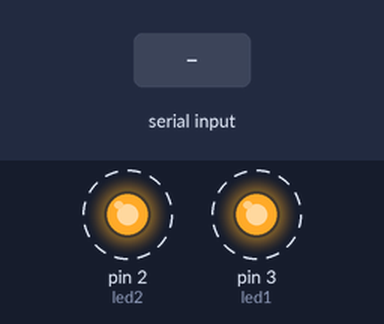
The sketch below on a simulated Arduino Uno, built with avr-gcc and run on an emulated ATmega328P. Parts: output pins drawn as LEDs (lit = HIGH). Dashed ring = blinking. The inputs (shaded band) are chosen by the test bench. What the sketch prints to the serial monitor is not drawn.

Above: at 1.2 s.
1.3 s: "90,45\n" received over Serial
4.3 s: "30,150\n" received over Serial
7.3 s: "5\n" received over Serial
10.3 s: "90\n" received over Serial
Timing chart, 0 to 14.3 s (numbered marks = the images above; inputs shaded):
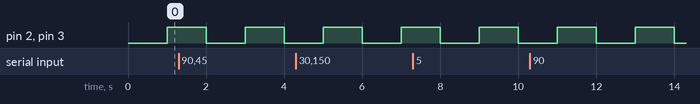

Measured:
- by itself, pin 2 (led2), pin 3 (led1): alternates HIGH for 1.0 s and LOW for 1.0 s

The sketch:

CE_Task_Manager.ino
```cpp
/* The intent of this program is to explore how to do asynchronous
non-blocking programming by implementing a polled and round-robin
cyclic executive task manager based upon a function pointer array.
To this end, this program queries the user across the serial port
what LED and what interval should that LED blink with. There are 2
LEDs, and each LED can blink at different rates. The user can change
the blink rates of one LED independent of the other.
Who: Amrita Shrestha
When: November 11, 2025
*/

// Defines which LED corresponds to a certain pin
const int led1 = 3;
const int led2 = 2;

// Sets the initial blinking interval for each LED when connected to power
// in milliseconds
unsigned long interval1 = 1000;
unsigned long interval2 = 1000;

// Stores the previous blinking time/last updated time of each LED
unsigned long prevTime1 = 0;
unsigned long prevTime2 = 0;

// Sets boolean flags for each LED state
bool ledState1 = LOW;
bool ledState2 = LOW;

// Stores user input from Serial Monitor
String userInput = "";
bool waitingForLED = true;
int currLED = 0;

// Function declarations for each task, such as handling the LEDs and serial monitor user input
void taskHandleBlinkLED1();
void taskHandleBlinkLED2();
void taskHandleSerialMonitor();

// Defines the function pointer array to manage round-robin cyclic executive tasks
typedef void (*TaskFunc)();
TaskFunc taskList[] = {taskHandleBlinkLED1, taskHandleBlinkLED2, taskHandleSerialMonitor};
const int NUM_TASKS = sizeof(taskList) / sizeof(TaskFunc);

void setup() {
  // Sets the corresponding LED as output
  pinMode(led1, OUTPUT);
  pinMode(led2, OUTPUT);
  Serial.begin(9600);

  // Prompts user to enter which LED to adjust its blinking interval
  Serial.println("Which LED? (1 or 2)");
}

// Defines the cyclic executive loop
void loop() {
  // Executes all tasks in round-robin order by calling each task
  for (int i = 0; i < NUM_TASKS; i++) {
    taskList[i]();
  }
}

// Task that handles the blinking interval for LED1
void taskHandleBlinkLED1() {
  // Returns the number of milliseconds since the board began running
  unsigned long currTime = millis();

  if (currTime - prevTime1 >= interval1) {
    prevTime1 = currTime;
    ledState1 = !ledState1;
    digitalWrite(led1, ledState1);
  }
}

// Task that handles the blinking interval for LED2
void taskHandleBlinkLED2() {
  // Returns the number of milliseconds since the board began running
  unsigned long currTime = millis();

  if (currTime - prevTime2 >= interval2) {
    prevTime2 = currTime;
    ledState2 = !ledState2;
    digitalWrite(led2, ledState2);
  }
}

// Task that handles the user inputs from the Serial Monitor
void taskHandleSerialMonitor() {
  // Processes user input if there is a serial monitor input available
  if (Serial.available()) {
    char inChar = (char)Serial.read();
    if (inChar == '\n') {
      userInput.trim();

      // Expects the user to enter an LED selection (either 1 or 2)
      if (waitingForLED) {
        currLED = userInput.toInt();
        // If the appropriate LED selection is entered, then prompt which blinking interval to set
        if (currLED == 1 || currLED == 2) {
          Serial.println("What interval (in msec)? ");
          waitingForLED = false;

          // If user does not enter a valid number for the blinking interval,
          // then prompt a warning message to reenter LED selection.
        } else {
          Serial.println("Invalid LED. Choose 1 or 2.");
          Serial.println("Which LED? (1 or 2)");
        }
      }
      else {
        // Expects the user to enter an blinking interval (a number greater than 0)
        unsigned long interval = userInput.toInt();
        if (interval > 0) {
          if (currLED == 1) {
            interval1 = interval;
            Serial.println("LED1 interval set to " + String(interval1) + " ms");
          } else if (currLED == 2) {
            interval2 = interval;
            Serial.println("LED2 interval set to " + String(interval2) + " ms");
          }
        } else {
          Serial.println("Invalid interval. Please enter a number > 0.");
        }

        waitingForLED = true;
        Serial.println("Which LED? (1 or 2)");
      }
      // Clears input string for the next input
      userInput = ""; // Reset input buffer
    }
    // Appends the next user input to userInput
    else {
      userInput += inChar;
    }
  }
}
```
